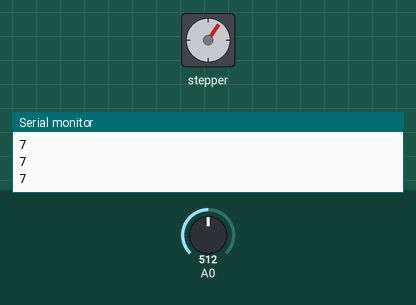
Bench run of a sketch on a simulated Arduino Uno, built with avr-gcc and run on an emulated ATmega328P. Shown: stepper motor, the last lines printed to the serial monitor. The test bench sets the inputs (shaded band); at power-on: A0 = 512. Stepper angles assume 2048 steps per turn.

Above: at 1.2 s.
1.3 s: A0 set to 716
At 1.65 s:
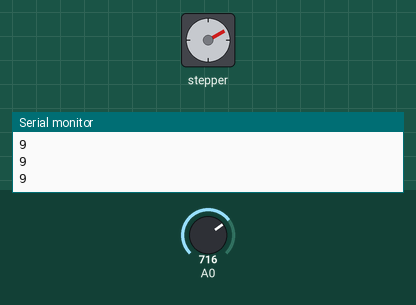
4.3 s: A0 set to 306
At 5.2 s:
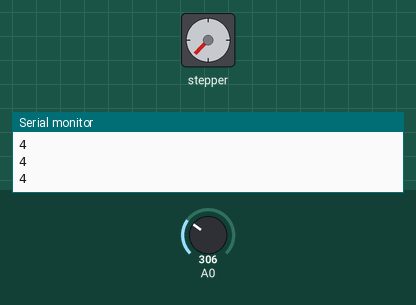
7.3 s: A0 set to 0
At 7.64 s:
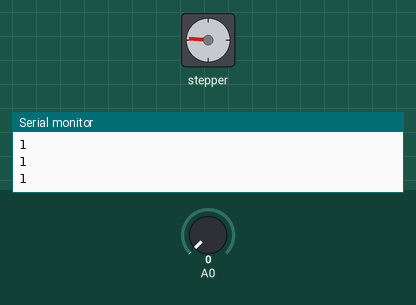
10.3 s: A0 set to 122
Timing chart, 0 to 17.3 s (numbered marks = the images above; inputs shaded):
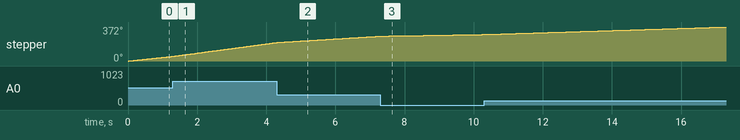

The sketch:

stepper.ino
```cpp
#include <Stepper.h>
#define STEPS 2048
const int stepsPerRevolution = 32 * 64;
Stepper stepper(STEPS, 8, 9, 10, 11);
int velocidad;

void setup() {
  stepper.setSpeed(10);
  Serial.begin(9600);
}

void loop() {
  velocidad = map(analogRead(A0), 0, 1023, 1, 13);
  Serial.println(velocidad);
  if (velocidad > 0) {
    stepper.setSpeed(velocidad);
    stepper.step(2);
  }
}
```
